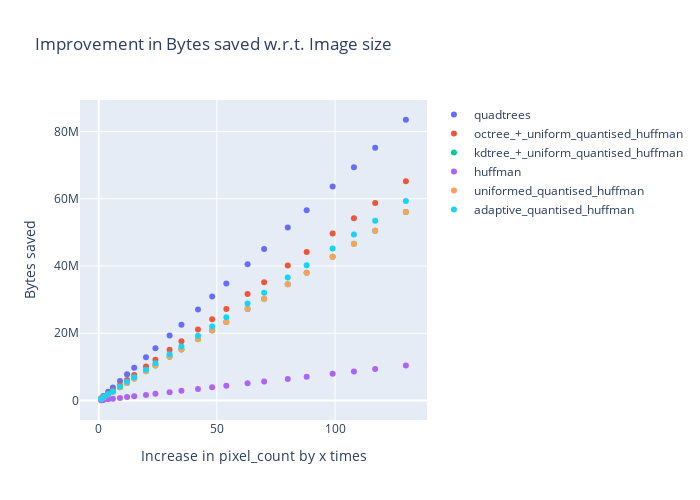

Source (notebook cell):
### Code cell
plot_image(pixel_counts, bytesSaved, "Improvement in Bytes saved w.r.t. Image size", "Bytes saved")
